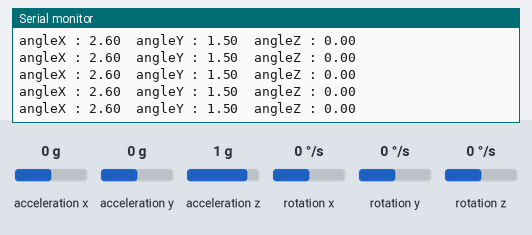
A sketch run on a simulated Arduino Uno, built with avr-gcc and run on an emulated ATmega328P. Parts: the last lines printed to the serial monitor. The test bench sets the inputs (shaded band); at power-on: acceleration x 0 g, acceleration y 0 g, rotation z 0 °/s, acceleration z 1 g, rotation x 0 °/s, rotation y 0 °/s.

Above: at 4.2 s.
4.3 s: acceleration x set to -1.4 g
At 4.45 s:
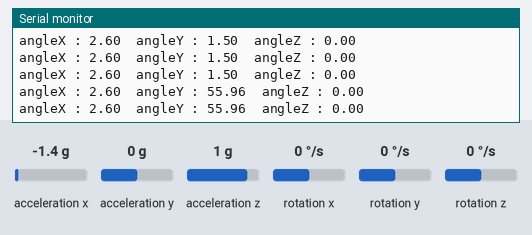
7.3 s: acceleration y set to -1.4 g
At 7.34 s:
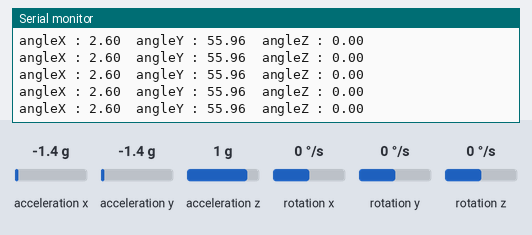
10.3 s: rotation z set to -192 °/s
At 10.3 s:
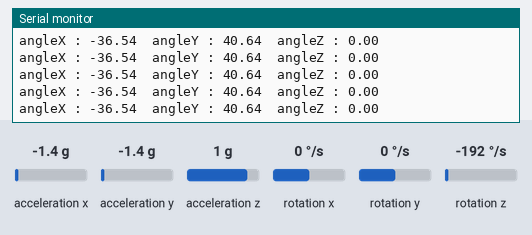
13.3 s: acceleration x set to 0 g
At 13.33 s:
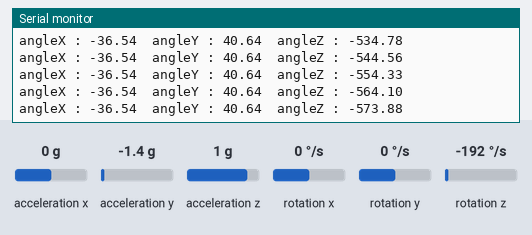
16.3 s: acceleration y set to 0 g
At 16.34 s:
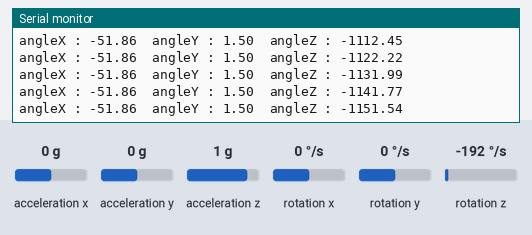
19.3 s: acceleration x set to 0.8 g
At 19.33 s:
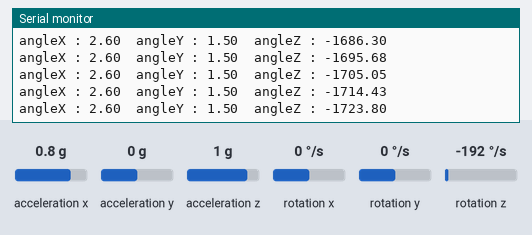
Timing chart, 0 to 22.3 s (numbered marks = the images above; inputs shaded):
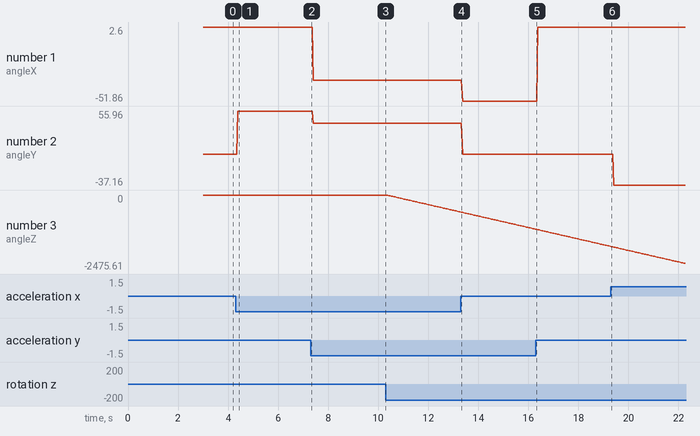

Measured:
- after the input at 4.3 s, the serial monitor: prints a new line after 0.09 s (image 1)
- plotted number 1: 2.6 → -36.54 after the input at 7.3 s
- plotted number 2: 1.5 → 55.96 after the input at 4.3 s, 55.96 → 40.64 after the input at 7.3 s
- plotted number 3: 0 → -564.1 after the input at 10.3 s

The sketch:

MPU6050_get_data.ino
```cpp
//using MPU6050 library:
#include <MPU6050_tockn.h>
#include <Wire.h>

MPU6050 mpu6050(Wire);

void setup() {
  Serial.begin(9600);
  Wire.begin();
  mpu6050.begin();
  mpu6050.calcGyroOffsets(true);
}

void loop() {
  mpu6050.update();
  Serial.print("angleX : ");
  Serial.print(mpu6050.getAngleX()+2.6);
  Serial.print("\tangleY : ");
  Serial.print(mpu6050.getAngleY()+1.5);
  Serial.print("\tangleZ : ");
  Serial.println(mpu6050.getAngleZ());
}
```
